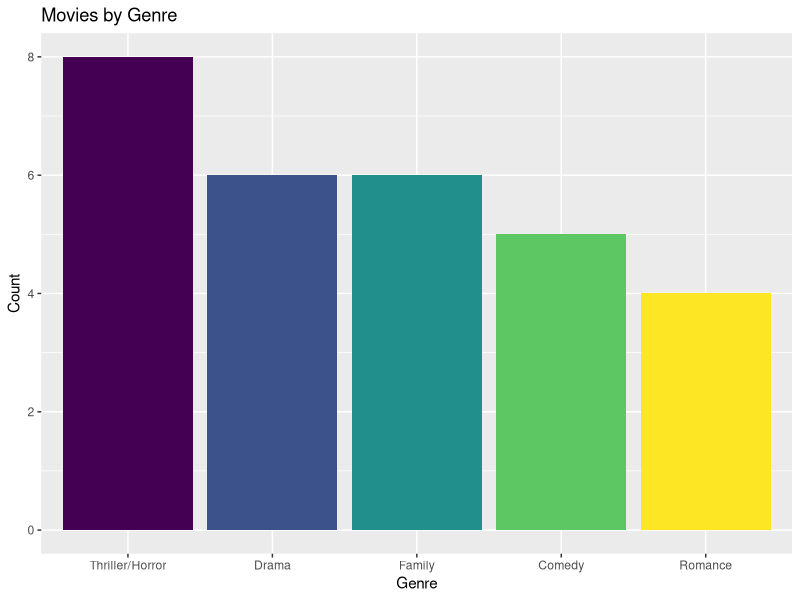
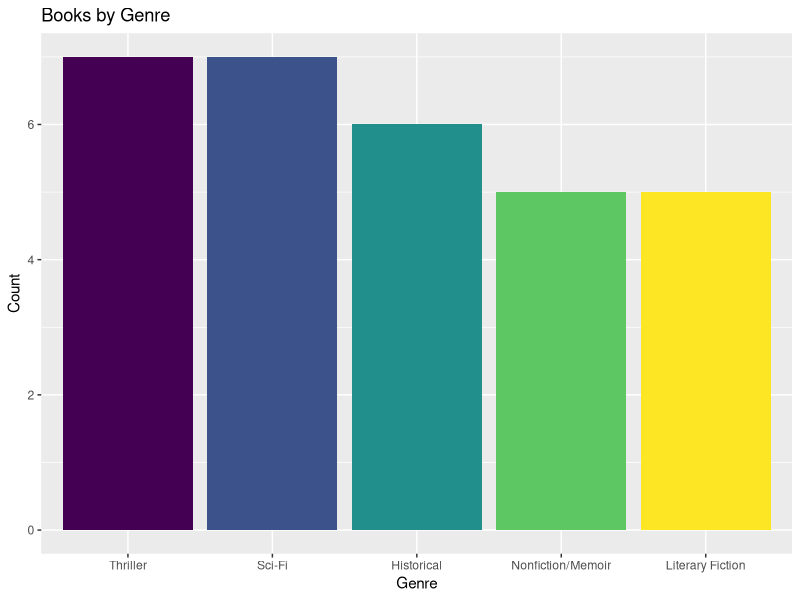
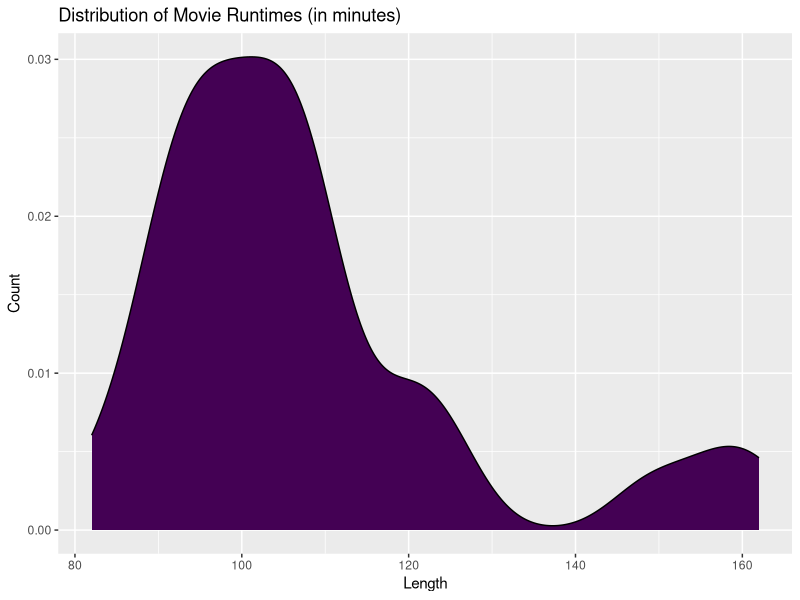
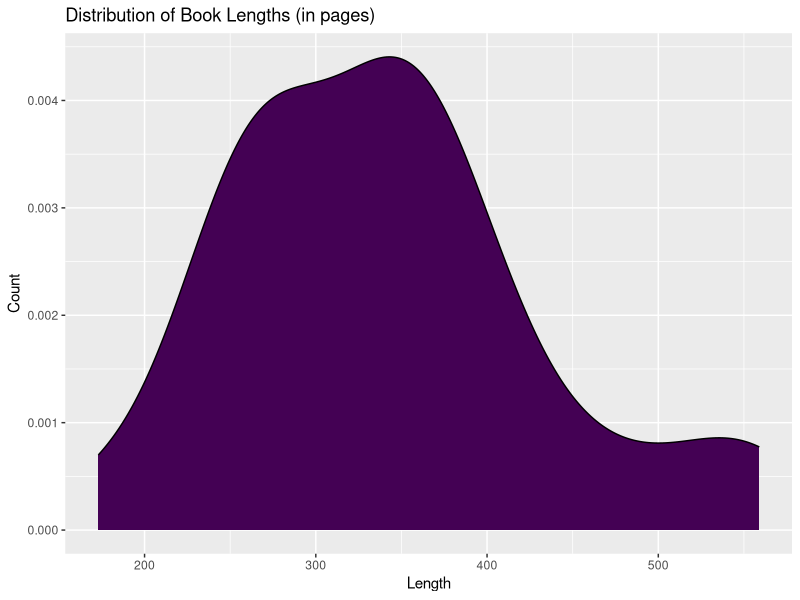

Recreate these plots in R, in order.
## ---- chunk 1
library(tidyverse)
library(readxl)
## ---- chunk 2
recs <- read_excel("LauraGabbyRecs.xlsx")
glimpse(recs)
## ---- chunk 3
#ordering genres by frequency for both movies and books (after having run the bar graphs once)

recs$Genre_ordered <- fct_relevel(recs$Genre, 'Thriller/Horror', 'Drama', 'Family', 'Comedy', 'Romance', 'Thriller', 'Sci-Fi', 'Historical', 'Nonfiction/Memoir', 'Literary Fiction')

recs %>%
  filter(Type == "Movie") %>%
  ggplot(aes(x = Genre_ordered, fill = Genre_ordered)) +
  geom_bar() +
  scale_fill_viridis_d() +
  theme(legend.position = "none") +
  labs(x = 'Genre',
       y = 'Count',
       title = 'Movies by Genre')
## ---- chunk 4
recs %>%
  filter(Type == "Book") %>%
  ggplot(aes(x = Genre_ordered, fill = Genre_ordered)) +
  geom_bar() +
  scale_fill_viridis_d() +
  theme(legend.position = "none") +
  labs(x = 'Genre',
       y = 'Count',
       title = 'Books by Genre')
## ---- chunk 5
recs %>%
  filter(Type == "Movie") %>%
  ggplot(aes(x = Length, fill = "navy")) +
  geom_density() +
  scale_fill_viridis_d() +
  theme(legend.position = "none") +
  labs(x = 'Length',
       y = 'Count',
       title = 'Distribution of Movie Runtimes (in minutes)')
## ---- chunk 6
recs %>%
  filter(Type == "Book") %>%
  ggplot(aes(x = Length, fill = "navy")) +
  geom_density() +
  scale_fill_viridis_d() +
  theme(legend.position = "none") +
  labs(x = 'Length',
       y = 'Count',
       title = 'Distribution of Book Lengths (in pages)')
## ---- chunk 7
recs_1 <- recs %>%
  filter(Type == "Movie") %>%
  filter(Genre == "Thriller/Horror") %>%
  filter(Rating >= 4) %>%
  filter(Length <= 120) 

sample(recs_1$Title, 1)
  
## ---- chunk 8
recs_2 <- recs %>%
  filter(Type == "Book") %>%
  filter(Genre == "Sci-Fi") %>%
  filter(Rating >= 4) %>%
  filter(Length <= 400) 

sample(recs_2$Title, 1)
  
## ---- chunk 9
EE_df <- recs %>%
  filter(Type == "Movie") %>%
  filter(Genre == "Comedy") %>%
  filter(Rating >= 3) %>%
  filter(Length <= 120)

sample(EE_df$Title, 1)
## ---- chunk 10
recs <- recs %>%
  mutate(watched = 0) %>%
  mutate(my_rating = 0)
## ---- chunk 11
test_df <- recs %>%
  # Movie or book?
  filter(Type == "Movie") %>%
  # What genre are you in the mood for?
  filter(Genre == "Comedy") %>%
  # What is the minimum rating you trust?
  filter(Rating >= 3.5) %>%
  # How much time do you have? (enter max length preference in minutes/pages)
  filter(Length <= 120) 

sample(test_df$Title, 1)
## ---- chunk 12
  
